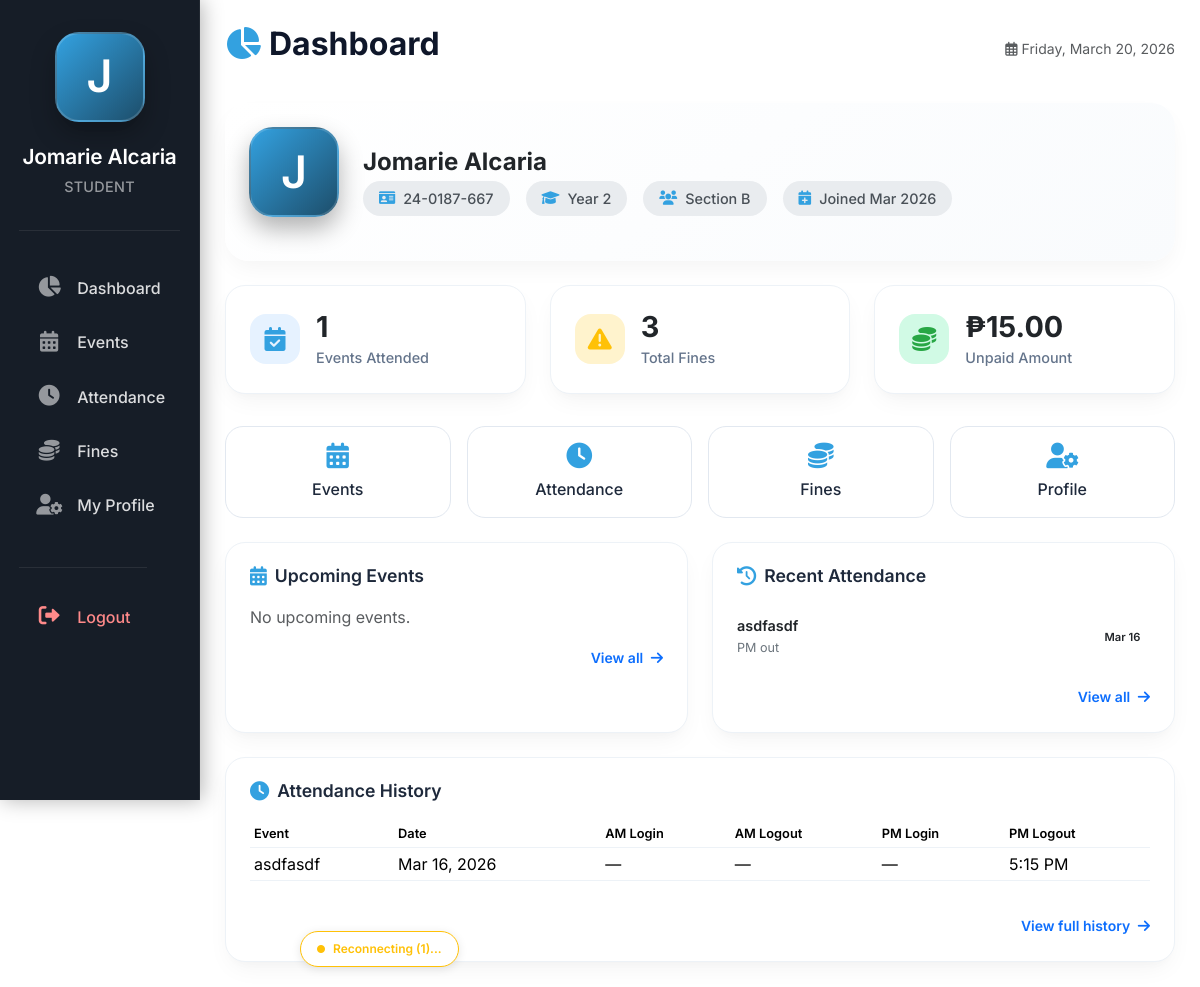
The app's page /Views/Studentpage/student_dashboard.php (signed in) with its own data.
### tables this page shows
CREATE TABLE `students` (
  `student_id` varchar(11) NOT NULL,
  `full_name` varchar(100) NOT NULL,
  `password` varchar(255) NOT NULL,
  `year_level` int(11) NOT NULL,
  `section` varchar(20) DEFAULT NULL,
  `created_at` timestamp NOT NULL DEFAULT current_timestamp()
);

CREATE TABLE `attendance` (
  `attendance_id` int(11) NOT NULL,
  `student_id` varchar(20) DEFAULT NULL,
  `event_id` int(11) DEFAULT NULL,
  `am_login_time` datetime DEFAULT NULL,
  `am_logout_time` datetime DEFAULT NULL,
  `pm_login_time` datetime DEFAULT NULL,
  `pm_logout_time` datetime DEFAULT NULL,
  `created_at` timestamp NOT NULL DEFAULT current_timestamp()
);

CREATE TABLE `events` (
  `event_id` int(11) NOT NULL,
  `event_name` varchar(150) NOT NULL,
  `event_date` date NOT NULL,
  `event_type` enum('whole_day','half_day_am','half_day_pm') NOT NULL DEFAULT 'whole_day',
  `half_day_period` enum('am','pm') DEFAULT NULL,
  `description` text DEFAULT NULL,
  `location` varchar(255) DEFAULT NULL,
  `created_by` varchar(20) NOT NULL,
  `created_at` timestamp NOT NULL DEFAULT current_timestamp(),
  `fines_generated` tinyint(1) NOT NULL DEFAULT 0
);

### views/studentpage/student_dashboard.php (the view, shortened to what the rows shown need)
<?php
require "../../Connection/connection.php";
$student_id = $_SESSION['student_id'];
$stmt = $conn->prepare("SELECT student_id, full_name, year_level, section, created_at FROM students WHERE student_id = ?");
$stmt->bind_param("s", $student_id);
$stmt->execute();
$student = $stmt->get_result()->fetch_assoc();
$recentAttendanceQuery = "
    SELECT a.event_id, e.event_name, a.am_login_time, a.am_logout_time, a.pm_login_time, a.pm_logout_time, a.created_at
    FROM attendance a
    JOIN events e ON a.event_id = e.event_id
    WHERE a.student_id = ?
    ORDER BY a.created_at DESC
    LIMIT 5
";
$stmt = $conn->prepare($recentAttendanceQuery);
$stmt->bind_param("s", $student_id);
$stmt->execute();
$recentAttendance = $stmt->get_result();
$attendanceHistoryQuery = "
    SELECT a.event_id, e.event_name, e.event_date, a.am_login_time, a.am_logout_time, a.pm_login_time, a.pm_logout_time, a.created_at
    FROM attendance a
    JOIN events e ON a.event_id = e.event_id
    WHERE a.student_id = ?
    ORDER BY a.created_at DESC
    LIMIT 10
";
$stmt = $conn->prepare($attendanceHistoryQuery);
$stmt->bind_param("s", $student_id);
$stmt->execute();
$attendanceHistory = $stmt->get_result();
?>
<!DOCTYPE html>
<html lang="en">
<head>
    <link href="https://cdn.jsdelivr.net/npm/bootstrap@5.3.2/dist/css/bootstrap.min.css" rel="stylesheet">
    <link rel="stylesheet" href="https://cdnjs.cloudflare.com/ajax/libs/font-awesome/6.0.0/css/all.min.css">
</head>
<body>
    <?php include "../sidebar/student_sidebar.php"; ?>
    <div class="main-content">
        <div class="container-fluid px-0">
            <div class="page-header">
                <h2><i class="fas fa-chart-pie"></i>Dashboard</h2>
            </div>
            <?php if ($student): ?>
            <div class="profile-card mb-4">
                <div class="d-flex align-items-center gap-4 flex-wrap">
                    <div class="profile-avatar">
                        <?= strtoupper(substr($student['full_name'], 0, 1)) ?>
                    </div>
                    <div class="flex-grow-1">
                        <h4 class="fw-bold mb-1"><?= htmlspecialchars($student['full_name']) ?></h4>
                        <div class="d-flex flex-wrap gap-3 align-items-center">
                            <span class="stat-badge"><i class="fas fa-id-card"></i>
                                <?= htmlspecialchars($student['student_id']) ?></span>
                            <span class="stat-badge"><i class="fas fa-graduation-cap"></i> Year
                                <?= htmlspecialchars($student['year_level']) ?></span>
                            <span class="stat-badge"><i class="fas fa-users"></i> Section
                                <?= htmlspecialchars($student['section'] ?: 'N/A') ?></span>
                            <span class="stat-badge"><i class="fas fa-calendar-plus"></i> Joined
                                <?= date('M Y', strtotime($student['created_at'])) ?></span>
                        </div>
                    </div>
                </div>
            </div>
            <?php endif; ?>
            <div class="row g-4">
                <div class="col-lg-6">
                    <div class="dashboard-card">
                        <div class="card-body-custom" id="recentAttendanceContainer">
                            <?php if ($recentAttendance->num_rows > 0): ?>
                            <table class="compact-table" id="recentAttendanceTable">
                                <?php while ($att = $recentAttendance->fetch_assoc()): ?>
                                <tr>
                                    <td>
                                        <div class="fw-semibold"><?= htmlspecialchars($att['event_name']) ?></div>
                                        <small class="text-secondary">
                                            <?php
                                                $times = [];
                                                if ($att['pm_logout_time']) $times[] = 'PM out';
                                                echo $times ? implode(' · ', $times) : 'No times recorded';
                                            ?>
                                        </small>
                                    </td>
                                    <td class="text-end">
                                        <span
                                            class="badge-status"><?= date('M d', strtotime($att['created_at'])) ?></span>
                                    </td>
                                </tr>
                                <?php endwhile; ?>
                            </table>
                            <?php else: ?>
                            <p class="text-muted mb-0">No attendance records yet.</p>
                            <?php endif; ?>
                        </div>
                    </div>
                </div>
            </div>
            <div class="row mt-4">
                <div class="col-12">
                    <div class="dashboard-card">
                        <div class="card-body-custom" id="attendanceHistoryContainer">
                            <?php if ($attendanceHistory->num_rows > 0): ?>
                            <div class="table-responsive">
                                <table class="table table-sm align-middle history-table">
                                    <thead>
                                        <tr>
                                            <th>Event</th>
                                            <th>Date</th>
                                            <th>AM Login</th>
                                            <th>AM Logout</th>
                                            <th>PM Login</th>
                                            <th>PM Logout</th>
                                        </tr>
                                    </thead>
                                    <tbody>
                                        <?php while ($rec = $attendanceHistory->fetch_assoc()): ?>
                                        <tr>
                                            <td><?= htmlspecialchars($rec['event_name']) ?></td>
                                            <td><?= date('M d, Y', strtotime($rec['event_date'])) ?></td>
                                            <td><?= $rec['am_login_time'] ? date('g:i A', strtotime($rec['am_login_time'])) : '—' ?>
                                            </td>
                                            <td><?= $rec['am_logout_time'] ? date('g:i A', strtotime($rec['am_logout_time'])) : '—' ?>
                                            </td>
                                            <td><?= $rec['pm_login_time'] ? date('g:i A', strtotime($rec['pm_login_time'])) : '—' ?>
                                            </td>
                                            <td><?= $rec['pm_logout_time'] ? date('g:i A', strtotime($rec['pm_logout_time'])) : '—' ?>
                                            </td>
                                        </tr>
                                        <?php endwhile; ?>
                                    </tbody>
                                </table>
                            </div>
                            <?php else: ?>
                            <p class="text-muted mb-0">No attendance history.</p>
                            <?php endif; ?>
                        </div>
                    </div>
                </div>
            </div>
        </div>
    </div>
</body>
</html>

### views/sidebar/student_sidebar.php (shortened to what the rows shown need)
<?php
$studentName = 'Student';
$studentInitials = 'S';
$studentRole = 'Student';
if (isset($_SESSION['student_id'])) {
    $host = 'localhost';
    $username = 'root';
    $password = '';
    $database = 'beams';
    $sidebarConn = new mysqli($host, $username, $password, $database);
    if (!$sidebarConn->connect_error) {
        $student_id = $_SESSION['student_id'];
        $stmt = $sidebarConn->prepare("SELECT full_name FROM students WHERE student_id = ?");
        if ($stmt) {
            $stmt->bind_param("s", $student_id);
            $stmt->execute();
            $result = $stmt->get_result();
            if ($row = $result->fetch_assoc()) {
                $studentName = $row['full_name'];
                $studentInitials = strtoupper(substr($studentName, 0, 1));
            }
        }
    } else {
        error_log("Student sidebar: DB connection failed - " . $sidebarConn->connect_error);
    }
}
?>
<!DOCTYPE html>
<html lang="en">
<head>
    <link href="https://cdn.jsdelivr.net/npm/bootstrap@5.3.2/dist/css/bootstrap.min.css" rel="stylesheet">
    <link href="https://cdnjs.cloudflare.com/ajax/libs/font-awesome/6.0.0/css/all.min.css" rel="stylesheet">
</head>
<body>
    <div class="desktop-sidebar">
        <div class="sidebar-inner">
            <div class="sidebar-profile">
                <div class="profile-avatar">
                    <?= htmlspecialchars($studentInitials) ?>
                </div>
                <div class="profile-name"><?= htmlspecialchars($studentName) ?></div>
                <div class="profile-role"><?= htmlspecialchars($studentRole) ?></div>
            </div>
        </div>
    </div>
</body>
</html>

### records on screen
students: full_name "J", full_name "Jomarie Alcaria", student_id "24-0187-667", year_level "2", section "B", created_at "Mar 2026"
attendance: event.event_name "asdfasdf", times "PM out", created_at "Mar 16", event.event_date "Mar 16, 2026", pm_logout_time "5:15 PM"

### other values on screen
$studentRole "STUDENT"
$totalEvents "1"
$totalFines "3"
$unpaidAmount "15.00"
